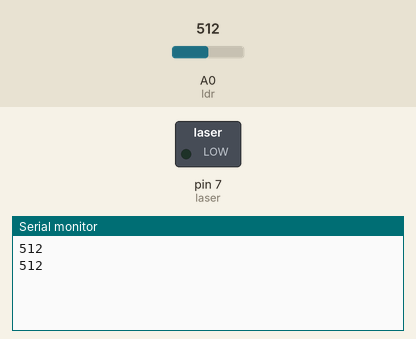
Bench run of a sketch on a simulated Arduino Uno, built with avr-gcc and run on an emulated ATmega328P. Shown: switched loads named in the sketch (green lamp = pin HIGH), the last lines printed to the serial monitor. The test bench sets the inputs (shaded band); at power-on: A0 (ldr) = 512.

Above: at 10.8 s.
10.9 s: A0 (ldr) set to 21
At 20.7 s:
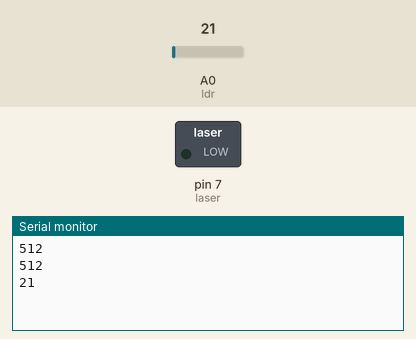
20.9 s: A0 (ldr) set to 17
At 31.2 s:
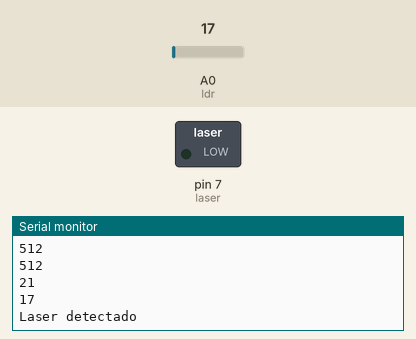
Timing chart, 0 to 32.7 s (numbered marks = the images above; inputs shaded):
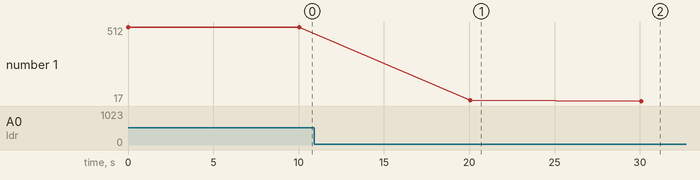

Measured:
- the behaviour switches between 20 and 19 on A0 (ldr) (found by bisection; images 1 and 2)
- after the input at 10.9 s, the serial monitor: prints a new line after 9.1 s (image 1)
- after the input at 20.9 s, the serial monitor: prints a new line after 9.2 s (image 2)
- plotted number 1: 512 → 21 after the input at 10.9 s, 21 → 17 after the input at 20.9 s

The sketch:

laser.ino
```cpp
#include <SoftwareSerial.h>

SoftwareSerial BT (2, 3);

int ldr = A0;
int laser = 7;

String mac = "98:D3:31:20:8E:F4";

void setup() {
  // put your setup code here, to run once:
  pinMode(ldr, INPUT);
  pinMode(laser, OUTPUT);
  Serial.begin(9600);
  BT.begin(9600);
  analogWrite(laser, 100);
}


void loop() {

 int ldr = analogRead(ldr);

 Serial.println(ldr);

 if (ldr < 20 ){
  Serial.println("Laser detectado");
  BT.println("laser_detectado");
 }
 else{
  BT.println("laser_nao_detectado");
 }

 delay(10000);


}
```
